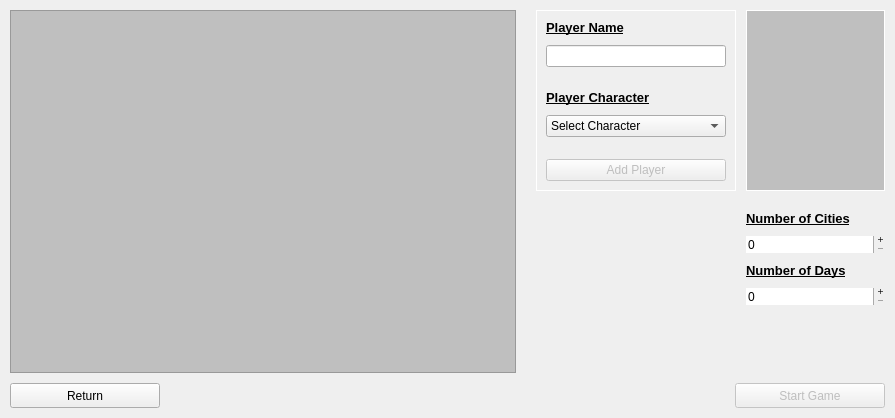
<?xml version="1.0" encoding="UTF-8"?>
<ui version="4.0">
 <class>Window_StartMenu</class>
 <widget class="QMainWindow" name="Window_StartMenu">
  <property name="geometry">
   <rect>
    <x>0</x>
    <y>0</y>
    <width>895</width>
    <height>418</height>
   </rect>
  </property>
  <property name="sizePolicy">
   <sizepolicy hsizetype="Fixed" vsizetype="Fixed">
    <horstretch>0</horstretch>
    <verstretch>0</verstretch>
   </sizepolicy>
  </property>
  <property name="minimumSize">
   <size>
    <width>895</width>
    <height>418</height>
   </size>
  </property>
  <property name="maximumSize">
   <size>
    <width>895</width>
    <height>418</height>
   </size>
  </property>
  <property name="cursor">
   <cursorShape>ArrowCursor</cursorShape>
  </property>
  <property name="mouseTracking">
   <bool>false</bool>
  </property>
  <property name="windowTitle">
   <string>Window_StartMenu</string>
  </property>
  <widget class="QWidget" name="centralWidget">
   <layout class="QGridLayout" name="gridLayout_2">
    <property name="leftMargin">
     <number>0</number>
    </property>
    <property name="topMargin">
     <number>0</number>
    </property>
    <property name="rightMargin">
     <number>0</number>
    </property>
    <property name="bottomMargin">
     <number>0</number>
    </property>
    <property name="horizontalSpacing">
     <number>6</number>
    </property>
    <item row="0" column="0">
     <widget class="QStackedWidget" name="stackedWidget">
      <property name="styleSheet">
       <string notr="true"/>
      </property>
      <property name="currentIndex">
       <number>1</number>
      </property>
      <widget class="QWidget" name="page_start">
       <property name="styleSheet">
        <string notr="true">QWidget#page_start{ 
border-image: url(:/images/images/Background_Start.jpg);
}
</string>
       </property>
       <layout class="QGridLayout" name="gridLayout">
        <property name="leftMargin">
         <number>10</number>
        </property>
        <property name="topMargin">
         <number>10</number>
        </property>
        <property name="rightMargin">
         <number>10</number>
        </property>
        <property name="bottomMargin">
         <number>10</number>
        </property>
        <property name="spacing">
         <number>10</number>
        </property>
        <item row="2" column="0">
         <widget class="QPushButton" name="pushButton_loadGame">
          <property name="minimumSize">
           <size>
            <width>150</width>
            <height>25</height>
           </size>
          </property>
          <property name="text">
           <string>Load Game</string>
          </property>
          <property name="autoDefault">
           <bool>true</bool>
          </property>
         </widget>
        </item>
        <item row="1" column="0">
         <widget class="QPushButton" name="pushButton_newGame">
          <property name="minimumSize">
           <size>
            <width>150</width>
            <height>25</height>
           </size>
          </property>
          <property name="text">
           <string>New Game</string>
          </property>
          <property name="autoDefault">
           <bool>true</bool>
          </property>
         </widget>
        </item>
        <item row="3" column="0">
         <widget class="QPushButton" name="pushButton_Exit">
          <property name="minimumSize">
           <size>
            <width>150</width>
            <height>25</height>
           </size>
          </property>
          <property name="text">
           <string>Exit</string>
          </property>
          <property name="autoDefault">
           <bool>true</bool>
          </property>
         </widget>
        </item>
        <item row="2" column="1">
         <spacer name="horizontalSpacer">
          <property name="orientation">
           <enum>Qt::Horizontal</enum>
          </property>
          <property name="sizeHint" stdset="0">
           <size>
            <width>40</width>
            <height>20</height>
           </size>
          </property>
         </spacer>
        </item>
        <item row="0" column="0">
         <spacer name="verticalSpacer">
          <property name="orientation">
           <enum>Qt::Vertical</enum>
          </property>
          <property name="sizeHint" stdset="0">
           <size>
            <width>20</width>
            <height>40</height>
           </size>
          </property>
         </spacer>
        </item>
       </layout>
      </widget>
      <widget class="QWidget" name="page_newGame">
       <property name="styleSheet">
        <string notr="true">QWidget#page_newGame{ 
border-image: url(:/images/images/Background_Start.jpg);
}
</string>
       </property>
       <layout class="QGridLayout" name="gridLayout_3">
        <property name="leftMargin">
         <number>10</number>
        </property>
        <property name="topMargin">
         <number>10</number>
        </property>
        <property name="rightMargin">
         <number>10</number>
        </property>
        <property name="bottomMargin">
         <number>10</number>
        </property>
        <property name="spacing">
         <number>10</number>
        </property>
        <item row="0" column="2">
         <widget class="QWidget" name="widget_newPlayer" native="true">
          <property name="minimumSize">
           <size>
            <width>200</width>
            <height>0</height>
           </size>
          </property>
          <property name="maximumSize">
           <size>
            <width>200</width>
            <height>16777215</height>
           </size>
          </property>
          <property name="styleSheet">
           <string notr="true">QWidget#widget_newPlayer{
border: 1px solid white;
}</string>
          </property>
          <layout class="QVBoxLayout" name="verticalLayout_2">
           <property name="spacing">
            <number>10</number>
           </property>
           <property name="leftMargin">
            <number>10</number>
           </property>
           <property name="topMargin">
            <number>10</number>
           </property>
           <property name="rightMargin">
            <number>10</number>
           </property>
           <property name="bottomMargin">
            <number>10</number>
           </property>
           <item>
            <widget class="QLabel" name="label_2">
             <property name="font">
              <font>
               <pointsize>10</pointsize>
               <weight>75</weight>
               <italic>false</italic>
               <bold>true</bold>
               <underline>true</underline>
              </font>
             </property>
             <property name="styleSheet">
              <string notr="true"/>
             </property>
             <property name="text">
              <string>Player Name</string>
             </property>
             <property name="buddy">
              <cstring>lineEdit_playerName</cstring>
             </property>
            </widget>
           </item>
           <item>
            <widget class="QLineEdit" name="lineEdit_playerName">
             <property name="palette">
              <palette>
               <active>
                <colorrole role="Highlight">
                 <brush brushstyle="SolidPattern">
                  <color alpha="255">
                   <red>255</red>
                   <green>255</green>
                   <blue>255</blue>
                  </color>
                 </brush>
                </colorrole>
                <colorrole role="HighlightedText">
                 <brush brushstyle="SolidPattern">
                  <color alpha="255">
                   <red>0</red>
                   <green>0</green>
                   <blue>0</blue>
                  </color>
                 </brush>
                </colorrole>
               </active>
               <inactive>
                <colorrole role="Highlight">
                 <brush brushstyle="SolidPattern">
                  <color alpha="255">
                   <red>255</red>
                   <green>255</green>
                   <blue>255</blue>
                  </color>
                 </brush>
                </colorrole>
                <colorrole role="HighlightedText">
                 <brush brushstyle="SolidPattern">
                  <color alpha="255">
                   <red>0</red>
                   <green>0</green>
                   <blue>0</blue>
                  </color>
                 </brush>
                </colorrole>
               </inactive>
               <disabled>
                <colorrole role="Highlight">
                 <brush brushstyle="SolidPattern">
                  <color alpha="255">
                   <red>51</red>
                   <green>153</green>
                   <blue>255</blue>
                  </color>
                 </brush>
                </colorrole>
                <colorrole role="HighlightedText">
                 <brush brushstyle="SolidPattern">
                  <color alpha="255">
                   <red>0</red>
                   <green>0</green>
                   <blue>0</blue>
                  </color>
                 </brush>
                </colorrole>
               </disabled>
              </palette>
             </property>
             <property name="text">
              <string/>
             </property>
             <property name="readOnly">
              <bool>false</bool>
             </property>
             <property name="clearButtonEnabled">
              <bool>false</bool>
             </property>
            </widget>
           </item>
           <item>
            <spacer name="verticalSpacer_3">
             <property name="orientation">
              <enum>Qt::Vertical</enum>
             </property>
             <property name="sizeHint" stdset="0">
              <size>
               <width>0</width>
               <height>0</height>
              </size>
             </property>
            </spacer>
           </item>
           <item>
            <widget class="QLabel" name="label">
             <property name="font">
              <font>
               <pointsize>10</pointsize>
               <weight>75</weight>
               <italic>false</italic>
               <bold>true</bold>
               <underline>true</underline>
              </font>
             </property>
             <property name="text">
              <string>Player Character</string>
             </property>
             <property name="buddy">
              <cstring>comboBox_playerCharacter</cstring>
             </property>
            </widget>
           </item>
           <item>
            <widget class="QComboBox" name="comboBox_playerCharacter">
             <property name="styleSheet">
              <string notr="true"/>
             </property>
             <item>
              <property name="text">
               <string>Select Character</string>
              </property>
             </item>
             <item>
              <property name="text">
               <string>Arythea</string>
              </property>
             </item>
             <item>
              <property name="text">
               <string>Braevalar</string>
              </property>
             </item>
             <item>
              <property name="text">
               <string>Goldyx</string>
              </property>
             </item>
             <item>
              <property name="text">
               <string>Krang</string>
              </property>
             </item>
             <item>
              <property name="text">
               <string>Norowas</string>
              </property>
             </item>
             <item>
              <property name="text">
               <string>Tovak</string>
              </property>
             </item>
             <item>
              <property name="text">
               <string>Wolfhawk</string>
              </property>
             </item>
            </widget>
           </item>
           <item>
            <spacer name="verticalSpacer_4">
             <property name="orientation">
              <enum>Qt::Vertical</enum>
             </property>
             <property name="sizeHint" stdset="0">
              <size>
               <width>0</width>
               <height>0</height>
              </size>
             </property>
            </spacer>
           </item>
           <item>
            <widget class="QPushButton" name="pushButton_addPlayer">
             <property name="enabled">
              <bool>false</bool>
             </property>
             <property name="palette">
              <palette>
               <active/>
               <inactive/>
               <disabled/>
              </palette>
             </property>
             <property name="font">
              <font>
               <weight>50</weight>
               <bold>false</bold>
              </font>
             </property>
             <property name="focusPolicy">
              <enum>Qt::StrongFocus</enum>
             </property>
             <property name="text">
              <string>Add Player</string>
             </property>
             <property name="autoDefault">
              <bool>true</bool>
             </property>
            </widget>
           </item>
          </layout>
         </widget>
        </item>
        <item row="0" column="3">
         <widget class="QFrame" name="frameCharacter">
          <property name="sizePolicy">
           <sizepolicy hsizetype="Fixed" vsizetype="Fixed">
            <horstretch>0</horstretch>
            <verstretch>0</verstretch>
           </sizepolicy>
          </property>
          <property name="minimumSize">
           <size>
            <width>139</width>
            <height>181</height>
           </size>
          </property>
          <property name="maximumSize">
           <size>
            <width>139</width>
            <height>181</height>
           </size>
          </property>
          <property name="styleSheet">
           <string notr="true">background-color: rgb(0, 0, 0, 20%);
border: 1px solid white;</string>
          </property>
          <property name="frameShape">
           <enum>QFrame::StyledPanel</enum>
          </property>
          <property name="frameShadow">
           <enum>QFrame::Raised</enum>
          </property>
         </widget>
        </item>
        <item row="3" column="3">
         <widget class="QSpinBox" name="spinBox_cityCount">
          <property name="minimumSize">
           <size>
            <width>0</width>
            <height>0</height>
           </size>
          </property>
          <property name="maximumSize">
           <size>
            <width>16777215</width>
            <height>16777215</height>
           </size>
          </property>
          <property name="palette">
           <palette>
            <active>
             <colorrole role="Highlight">
              <brush brushstyle="SolidPattern">
               <color alpha="255">
                <red>255</red>
                <green>255</green>
                <blue>255</blue>
               </color>
              </brush>
             </colorrole>
             <colorrole role="HighlightedText">
              <brush brushstyle="SolidPattern">
               <color alpha="255">
                <red>0</red>
                <green>0</green>
                <blue>0</blue>
               </color>
              </brush>
             </colorrole>
            </active>
            <inactive>
             <colorrole role="Highlight">
              <brush brushstyle="SolidPattern">
               <color alpha="255">
                <red>255</red>
                <green>255</green>
                <blue>255</blue>
               </color>
              </brush>
             </colorrole>
             <colorrole role="HighlightedText">
              <brush brushstyle="SolidPattern">
               <color alpha="255">
                <red>0</red>
                <green>0</green>
                <blue>0</blue>
               </color>
              </brush>
             </colorrole>
            </inactive>
            <disabled>
             <colorrole role="Highlight">
              <brush brushstyle="SolidPattern">
               <color alpha="255">
                <red>51</red>
                <green>153</green>
                <blue>255</blue>
               </color>
              </brush>
             </colorrole>
             <colorrole role="HighlightedText">
              <brush brushstyle="SolidPattern">
               <color alpha="255">
                <red>0</red>
                <green>0</green>
                <blue>0</blue>
               </color>
              </brush>
             </colorrole>
            </disabled>
           </palette>
          </property>
          <property name="frame">
           <bool>false</bool>
          </property>
          <property name="readOnly">
           <bool>false</bool>
          </property>
          <property name="buttonSymbols">
           <enum>QAbstractSpinBox::PlusMinus</enum>
          </property>
          <property name="specialValueText">
           <string notr="true"/>
          </property>
          <property name="keyboardTracking">
           <bool>false</bool>
          </property>
         </widget>
        </item>
        <item row="4" column="3">
         <widget class="QLabel" name="label_4">
          <property name="font">
           <font>
            <pointsize>10</pointsize>
            <weight>75</weight>
            <italic>false</italic>
            <bold>true</bold>
            <underline>true</underline>
           </font>
          </property>
          <property name="text">
           <string>Number of Days</string>
          </property>
          <property name="buddy">
           <cstring>spinBox_dayCount</cstring>
          </property>
         </widget>
        </item>
        <item row="2" column="3">
         <widget class="QLabel" name="label_3">
          <property name="font">
           <font>
            <pointsize>10</pointsize>
            <weight>75</weight>
            <italic>false</italic>
            <bold>true</bold>
            <underline>true</underline>
           </font>
          </property>
          <property name="text">
           <string>Number of Cities</string>
          </property>
          <property name="buddy">
           <cstring>spinBox_cityCount</cstring>
          </property>
         </widget>
        </item>
        <item row="0" column="0" rowspan="9">
         <widget class="QTableWidget" name="tableWidget_listOfPlayers">
          <property name="styleSheet">
           <string notr="true">QTableWidget#tableWidget_listOfPlayers{
    background-color: rgb(0, 0, 0,20%);
	color: rgb(190, 157, 56);
	font: 75 10pt &quot;MS Shell Dlg 2&quot;;
}</string>
          </property>
         </widget>
        </item>
        <item row="10" column="0" colspan="4">
         <widget class="QWidget" name="widget_pushButtons" native="true">
          <layout class="QHBoxLayout" name="horizontalLayout">
           <property name="spacing">
            <number>10</number>
           </property>
           <property name="leftMargin">
            <number>0</number>
           </property>
           <property name="topMargin">
            <number>0</number>
           </property>
           <property name="rightMargin">
            <number>0</number>
           </property>
           <property name="bottomMargin">
            <number>0</number>
           </property>
           <item>
            <widget class="QPushButton" name="pushButton_returnToStart">
             <property name="minimumSize">
              <size>
               <width>150</width>
               <height>25</height>
              </size>
             </property>
             <property name="text">
              <string>Return</string>
             </property>
             <property name="autoDefault">
              <bool>true</bool>
             </property>
            </widget>
           </item>
           <item>
            <spacer name="horizontalSpacer_2">
             <property name="orientation">
              <enum>Qt::Horizontal</enum>
             </property>
             <property name="sizeHint" stdset="0">
              <size>
               <width>40</width>
               <height>20</height>
              </size>
             </property>
            </spacer>
           </item>
           <item>
            <widget class="QPushButton" name="pushButton_startGame">
             <property name="enabled">
              <bool>false</bool>
             </property>
             <property name="minimumSize">
              <size>
               <width>150</width>
               <height>25</height>
              </size>
             </property>
             <property name="palette">
              <palette>
               <active/>
               <inactive/>
               <disabled/>
              </palette>
             </property>
             <property name="font">
              <font>
               <weight>50</weight>
               <bold>false</bold>
              </font>
             </property>
             <property name="focusPolicy">
              <enum>Qt::StrongFocus</enum>
             </property>
             <property name="text">
              <string>Start Game</string>
             </property>
             <property name="autoDefault">
              <bool>true</bool>
             </property>
            </widget>
           </item>
          </layout>
         </widget>
        </item>
        <item row="6" column="3">
         <spacer name="verticalSpacer_2">
          <property name="orientation">
           <enum>Qt::Vertical</enum>
          </property>
          <property name="sizeHint" stdset="0">
           <size>
            <width>20</width>
            <height>40</height>
           </size>
          </property>
         </spacer>
        </item>
        <item row="5" column="3">
         <widget class="QSpinBox" name="spinBox_dayCount">
          <property name="minimumSize">
           <size>
            <width>0</width>
            <height>0</height>
           </size>
          </property>
          <property name="maximumSize">
           <size>
            <width>16777215</width>
            <height>16777215</height>
           </size>
          </property>
          <property name="palette">
           <palette>
            <active>
             <colorrole role="Highlight">
              <brush brushstyle="SolidPattern">
               <color alpha="255">
                <red>255</red>
                <green>255</green>
                <blue>255</blue>
               </color>
              </brush>
             </colorrole>
             <colorrole role="HighlightedText">
              <brush brushstyle="SolidPattern">
               <color alpha="255">
                <red>0</red>
                <green>0</green>
                <blue>0</blue>
               </color>
              </brush>
             </colorrole>
            </active>
            <inactive>
             <colorrole role="Highlight">
              <brush brushstyle="SolidPattern">
               <color alpha="255">
                <red>255</red>
                <green>255</green>
                <blue>255</blue>
               </color>
              </brush>
             </colorrole>
             <colorrole role="HighlightedText">
              <brush brushstyle="SolidPattern">
               <color alpha="255">
                <red>0</red>
                <green>0</green>
                <blue>0</blue>
               </color>
              </brush>
             </colorrole>
            </inactive>
            <disabled>
             <colorrole role="Highlight">
              <brush brushstyle="SolidPattern">
               <color alpha="255">
                <red>51</red>
                <green>153</green>
                <blue>255</blue>
               </color>
              </brush>
             </colorrole>
             <colorrole role="HighlightedText">
              <brush brushstyle="SolidPattern">
               <color alpha="255">
                <red>0</red>
                <green>0</green>
                <blue>0</blue>
               </color>
              </brush>
             </colorrole>
            </disabled>
           </palette>
          </property>
          <property name="frame">
           <bool>false</bool>
          </property>
          <property name="readOnly">
           <bool>false</bool>
          </property>
          <property name="buttonSymbols">
           <enum>QAbstractSpinBox::PlusMinus</enum>
          </property>
          <property name="specialValueText">
           <string notr="true"/>
          </property>
          <property name="keyboardTracking">
           <bool>false</bool>
          </property>
         </widget>
        </item>
       </layout>
      </widget>
     </widget>
    </item>
   </layout>
  </widget>
 </widget>
 <layoutdefault spacing="6" margin="11"/>
 <tabstops>
  <tabstop>pushButton_newGame</tabstop>
  <tabstop>pushButton_loadGame</tabstop>
  <tabstop>pushButton_Exit</tabstop>
  <tabstop>tableWidget_listOfPlayers</tabstop>
 </tabstops>
 <resources/>
 <connections/>
</ui>
